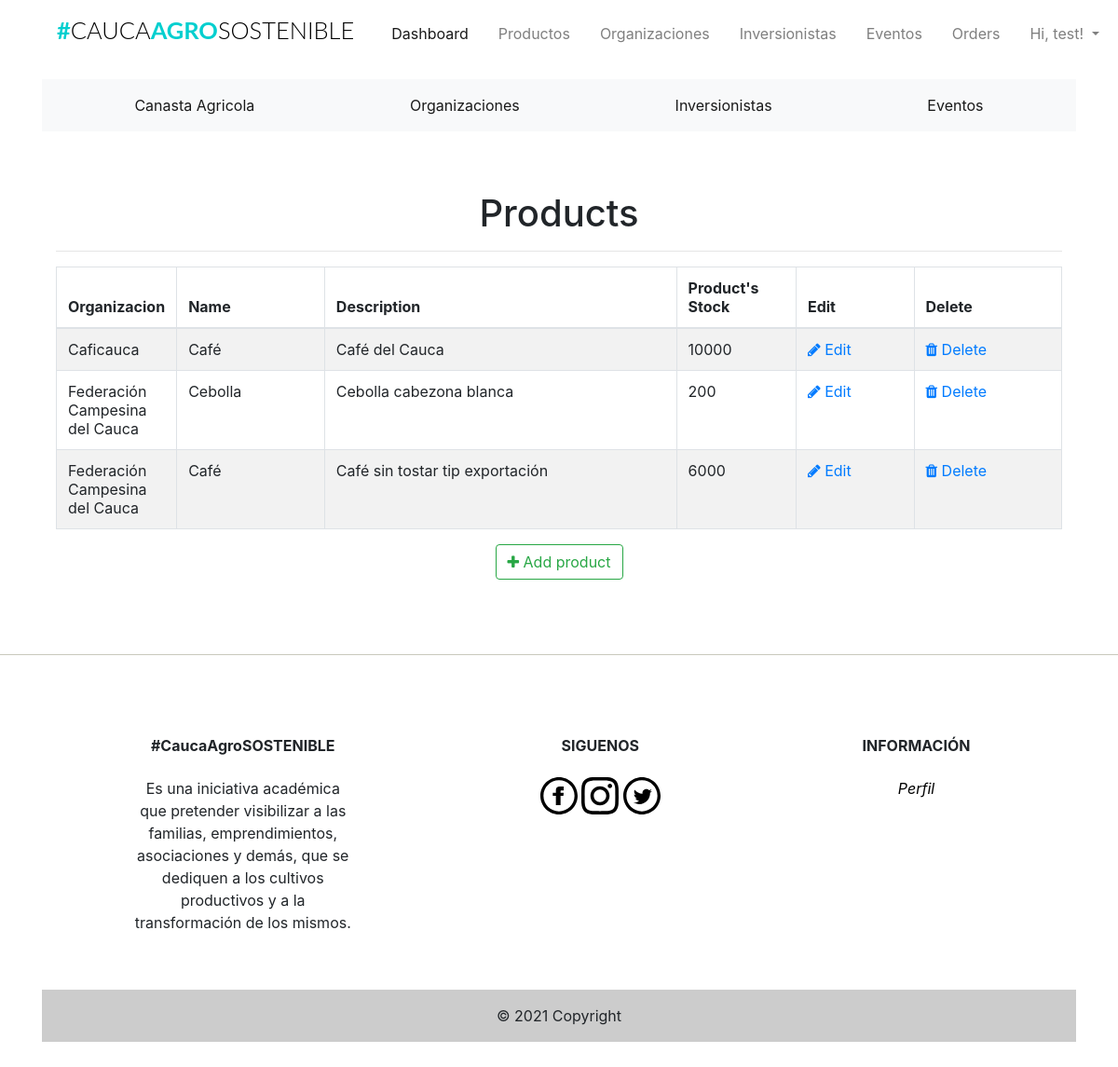
/admin/products (signed in), run on an earlier commit of the app's database.
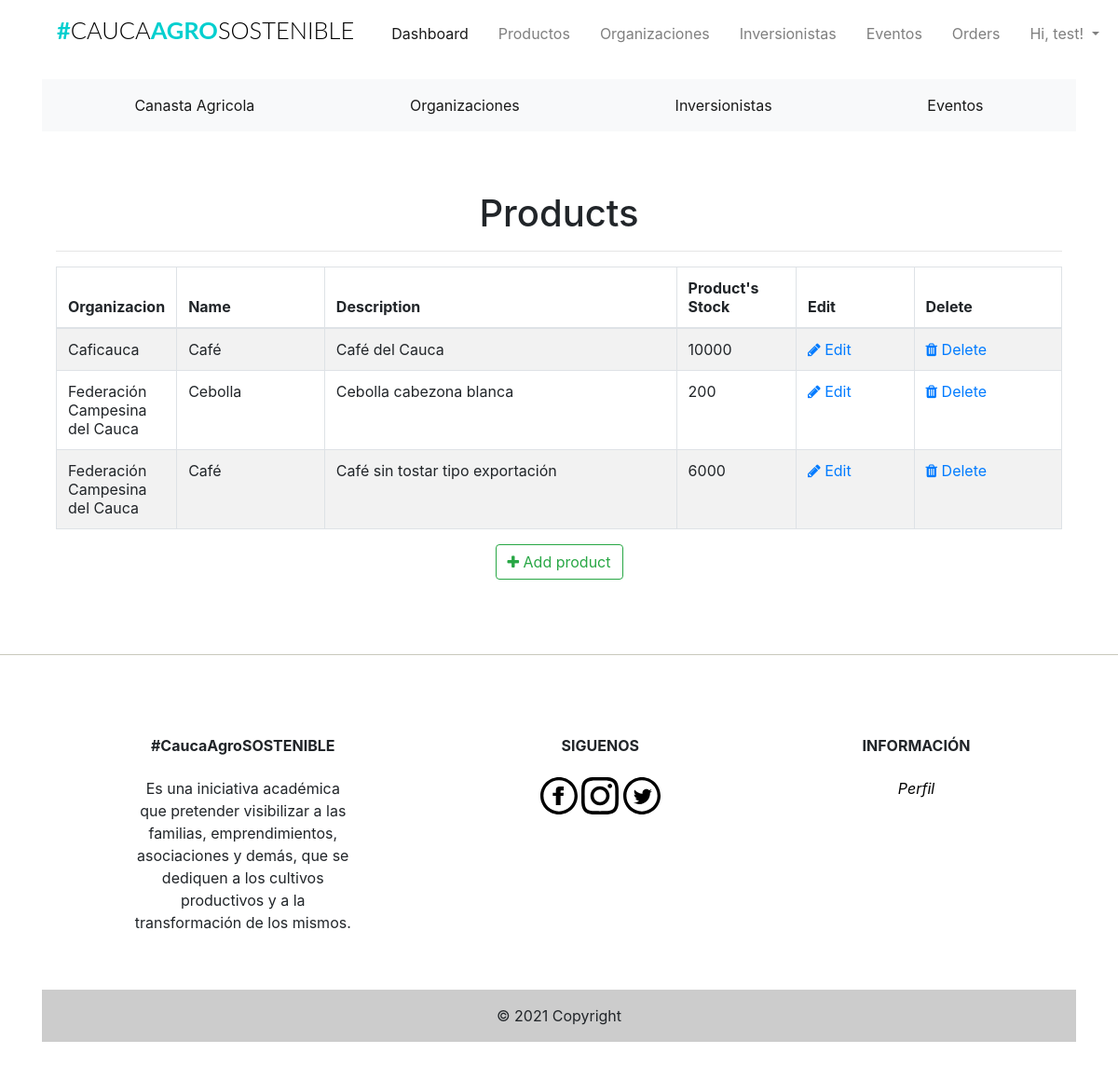
And on a later commit of the database.
### app/models.py (models this page shows, shortened)
class Products(db.Model):
    __tablename__ = 'products'
    id = db.Column(db.Integer, primary_key=True)
    product_name = db.Column(db.String(100), index=True)
    product_price = db.Column(db.Integer, index=True)
    product_image = db.Column(db.String(120))
    product_description = db.Column(db.String(200))
    product_stock = db.Column(db.Integer)
    promotion_value = db.Column(db.Integer, index=True)
    organizacion_id = db.Column(db.Integer, db.ForeignKey('organizaciones.id'))
    order = db.relationship(
        'Orders', secondary=association_table, backref='my_orders', lazy='dynamic')

class Organizaciones(db.Model):
    __tablename__ = 'organizaciones'
    id = db.Column(db.Integer, primary_key=True)
    organizacion_name = db.Column(db.String(20), index=True)
    organizacion_image = db.Column(db.String(120))
    organizacion_location = db.Column(db.String(120))
    organizacion_phone = db.Column(db.String(15))
    product = db.relationship('Products', backref='products_organizaciones')

### app/admin/routes.py (the view)
@admin.route('/products', methods=['GET'])
@login_required
def list_products():
    check_admin()
    '''
	list all products
	'''
    products = Products.query.all()
    return render_template('admin/products/products.html', title='Products', products=products)

### app/admin/routes.py (called while the page is built)
def check_admin():
    if not current_user.is_admin:
        abort(403)

### app/models.py (called while the page is built)
@login_manager.user_loader
def load_user(id):
    return Users.query.get(int(id))

### app/templates/admin/products/products.html (shortened to what this page needs)
{% extends "base.html" %}
{% block head %}
<head>
    <link href="//maxcdn.bootstrapcdn.com/font-awesome/4.1.0/css/font-awesome.min.css" rel="stylesheet">
</head>
{% endblock head %}
{% block body %}
<div class="container">
  <div class="outer">
    <div class="middle">
      <div class="inner">
        <br/>
        <br/>
        <h1 style="text-align:center;">Products</h1>
        {% if products %}
          <hr class="intro-divider">
            <table class="table table-striped table-bordered">
              <thead>
                <tr>
                  <th width="10%"> Organizacion</th>
                  <th width="15%"> Name</th>
                  <th width="36%"> Description </th>
                  <th width="12%"> Product's Stock </th>
                  <th width="12%"> Edit </th>
                  <th width="15%"> Delete </th>
                </tr>
              </thead>
              <tbody>
              {% for product in products %}
                <tr>
                  <td>{{ product.products_organizaciones.organizacion_name}} </td>
                  <td> {{ product.product_name }} </td>
                  <td> {{ product.product_description }} </td>
                  <td>
                    {% if product %}
                      {{ product.product_stock }}
                    {% else %}
                      0
                    {% endif %}
                  </td>
                  <td>
                    <a href="{{ url_for('admin.edit_product', id=product.id) }}">
                      <i class="fa fa-pencil"></i> Edit
                    </a>
                  </td>
                  <td>
                    <a href="{{ url_for('admin.delete_product', id=product.id) }}">
                      <i class="fa fa-trash"></i> Delete
                    </a>
                  </td>
                </tr>
              {% endfor %}
              </tbody>
            </table>
          </div>
          <div style="text-align: center">
        {% else %}
          <div style="text-align: center">
            <h3> No Products have been added. </h3>
            <hr class="intro-divider">
        {% endif %}
          <a href="{{ url_for('admin.add_product') }}" class="btn btn-outline-success">
            <i class="fa fa-plus"></i>
            Add product
          </a>
        </div>
      </div>
    </div>
  </div>
{% endblock %}

What changed in the data, as far as the page shows it:
changed Products: product_description "Café sin tostar tip exportación" → "Café sin tostar tipo exportación"
